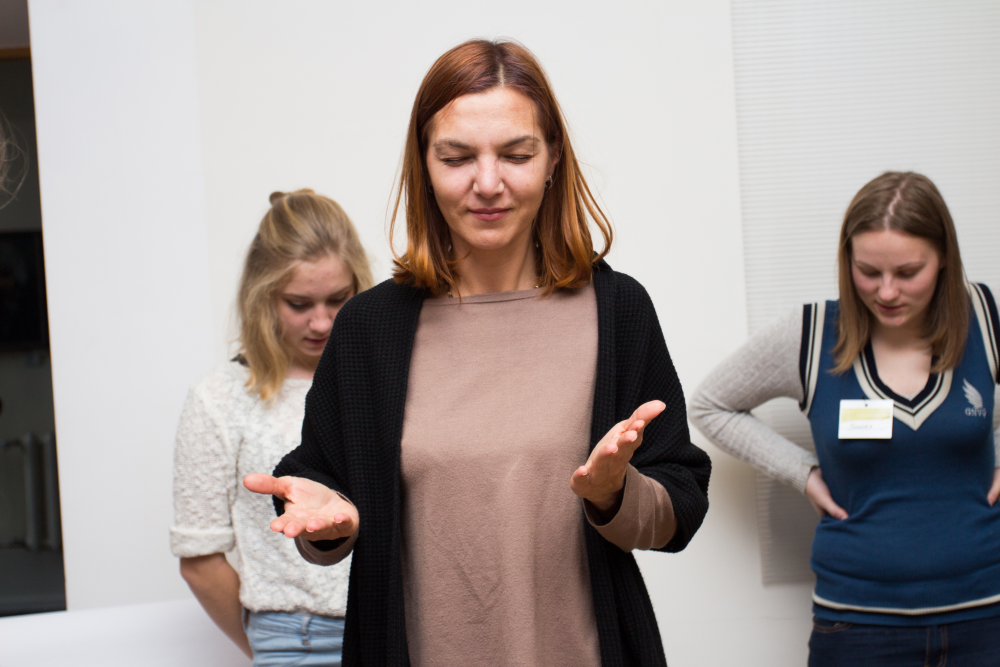
#> input picture Assignment0/strumpe.jpg, 3000 x 2000 px, found by its file name (shown at 1/3 size)
$ python crop_tutorial.py
#> lines starting #> are read from the running program, lines starting #| are printed output that depends on the picture
import cv2
import numpy as np

image = cv2.imread ('Assignment0/strumpe.jpg',1)
#> image is the input picture: shape (2000, 3000, 3); mean B, G, R 147.3, 149.8, 159.2

print(image.shape) # prints shape of the image/size of the image in pixels
#| (2000, 3000, 3)

#cv2.imshow("crop", image) # showing just picture , not cropped one

#cropped_image= image [100:1000, 900:1500]

cropped_image = cv2.imread ('Assignment0/strumpe.jpg',1)
cropped_image= image [100:1000, 900:1500]
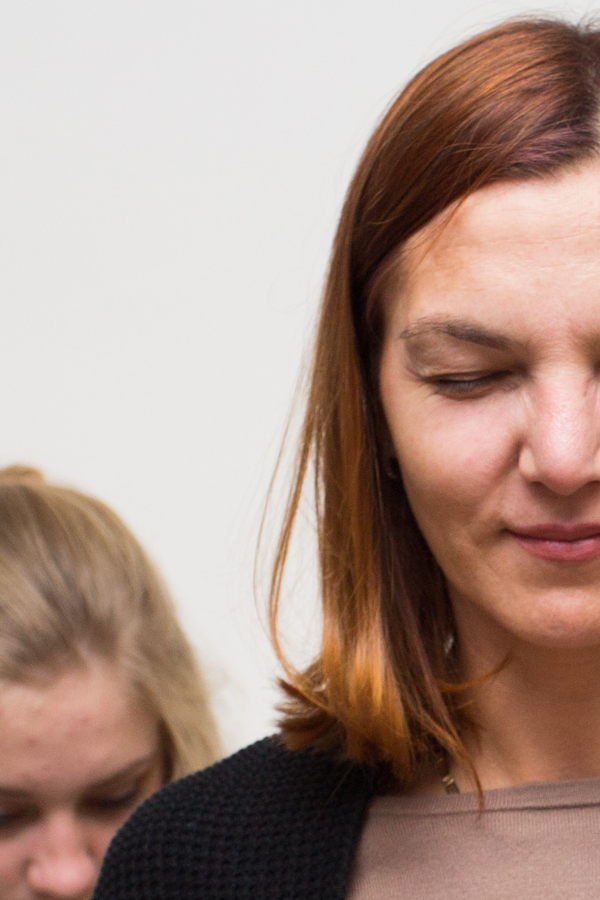
#> cropped_image: shape (900, 600, 3); mean B, G, R 135.4, 146.4, 170.7

cv2.imshow ("cropped", cropped_image)

cv2.imwrite('cropped_image.jpg', cropped_image)


cv2.waitKey(0)
cv2.destroyAllWindows()
